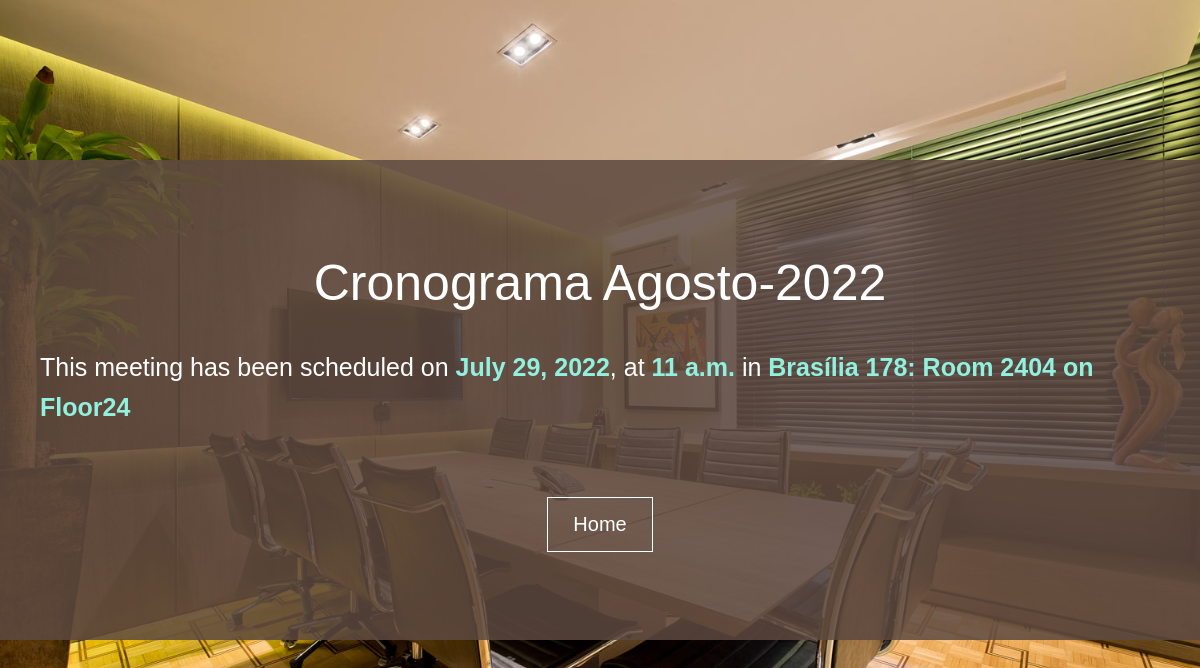
Page /meetings/2 on the committed database.
### meetings/models.py (models this page shows, shortened)
class Meeting(models.Model):
    title = models.CharField(max_length=200)
    date = models.DateField()
    start_time = models.TimeField(default=time(9))
    duration = models.IntegerField(default=1)
    room = models.ForeignKey(Room, on_delete=models.CASCADE)

class Room(models.Model):
    name = models.CharField(max_length=95)
    floor = models.IntegerField()
    room_number = models.IntegerField()
    def __str__(self):
        return f" {self.name}: Room {self.room_number} on Floor{self.floor} "

### meetings/views.py (the view)
# urls.py: path('<int:id>', views.detail, name="detail"),
def detail(request, id):
    meeting = get_object_or_404(Meeting, pk=id)
    return render(request, 'meetings/detail.html', {"meeting": meeting})

### meetings/templates/meetings/detail.html (shortened to what this page needs)
<!DOCTYPE html>
<html lang="en">
  <head>
    <link rel="stylesheet" href="/static/meetings/detail.css" />
  </head>
  <body>
    <div class="content">
      <h1>{{ meeting.title }}</h1>
      <p>
        This meeting has been scheduled on
        <span class="date">{{ meeting.date }}</span>, at
        <span class="time">{{meeting.start_time}}</span> in
        <span class="room">{{ meeting.room }}</span>
      </p>
      <a href="{% url 'welcome' %}">Home</a>
    </div>
  </body>
</html>

### meetings/static/meetings/detail.css (style rules this page uses)
* { margin: 0; padding: 0; box-sizing: border-box; }
body { font-family: Arial, Helvetica, sans-serif; height: 100vh; background-image: url("meeting.jpg"); background-size: cover; background-repeat: no-repeat; background-position: center; color: white; display: flex; justify-content: center; align-items: center; }
h1 { font-size: 50px; font-weight: 100; margin: 25px 0 35px 0; text-align: center; }
.content { background-color: rgba(93, 73, 64, 0.85); padding: 40px; width: 100vw; height: 60vh; display: flex; flex-direction: column; align-items: center; justify-content: center; }
p { font-size: 25px; line-height: 1.6; margin-bottom: 50px; }
a { display: inline-block; text-decoration: none; color: white; font-size: 20px; border: 1px solid white; padding: 15px 25px; margin: 20px; }
span { font-weight: bold; color: rgb(146, 240, 223); }

### rows in the picture
Meeting: title "Cronograma Agosto-2022", date "July 29, 2022", start_time "11 a.m.", room "Brasília 178: Room 2404 on Floor24"
